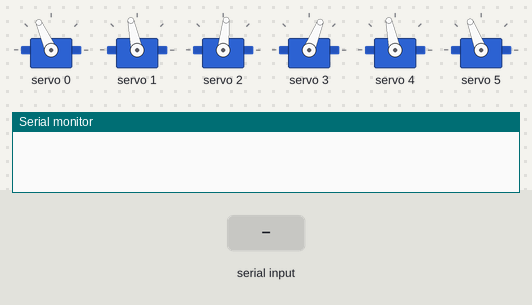
Recording of a sketch running on a simulated Arduino Uno, built with avr-gcc and run on an emulated ATmega328P. On the bench: 6 × servo, the last lines printed to the serial monitor. Inputs (shaded band) come from the test bench. Random numbers use the default seed unless the sketch sets one.

Above: at 1.2 s.
1.3 s: "M 90 45\n" received over Serial
At 3.1 s:
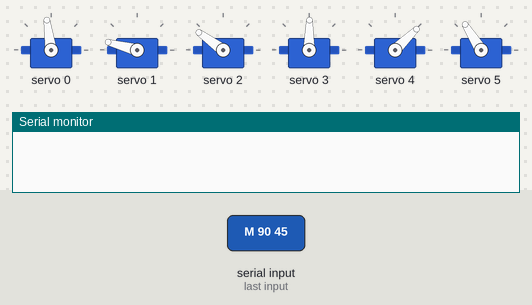
4.3 s: "M 90 45\n" received over Serial
At 5.0 s:
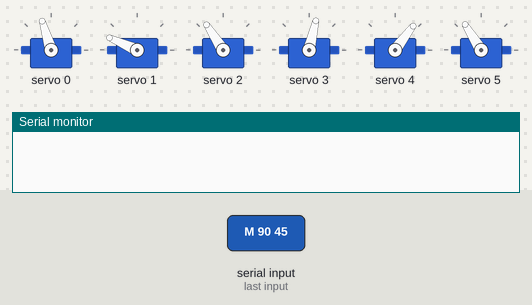
7.3 s: "D\n" received over Serial
At 9.5 s:
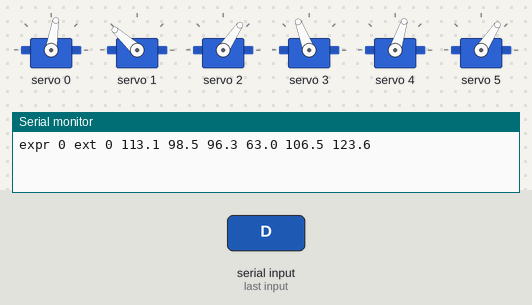
Timing chart, 0 to 28.1 s (numbered marks = the images above; inputs shaded):
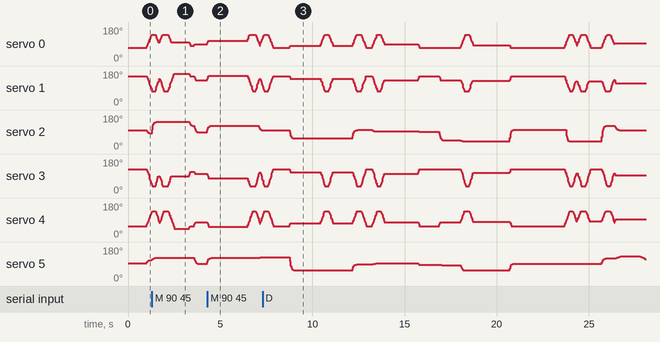

The sketch:

OjosAnimados.ino
```cpp
// Ojos animados con PCA9685: miran a lugares al azar, parpadean y hacen expresiones.
// Los valores de calibración vienen de calibracion.md.
// Órdenes por serie (115200), una por línea:
//   M x y   fija la mirada, x e y en -100..100
//           (x: -100 su derecha, +100 su izquierda; y: -100 abajo, +100 arriba).
//           Si deja de recibirlas por 1,5 s vuelve a mirar al azar.
//   E n     hace la expresión n (1..14, ver lista Expresion; 12 = un parpadeo); E 0 corta la actual
#include <Wire.h>
#include <Adafruit_PWMServoDriver.h>

Adafruit_PWMServoDriver pwm(0x40);

const int PULSO_MIN = 600;   // µs a 0°
const int PULSO_MAX = 2400;  // µs a 180°

// Canales
const uint8_t INF_DER = 0, SUP_DER = 1, OJOS_Y = 2, INF_IZQ = 3, SUP_IZQ = 4, OJOS_X = 5;   // 3 y 4 cruzados al rearmar

// Párpados: ángulo abierto y cerrado
// Párpados superiores en espejo: el derecho (canal 1) tiene su centro real en 115° y el izquierdo
// (canal 4) en 90°; los dos abren 50° y cierran 45° desde su centro (recalibrado nov 2026)
const float ABIERTO[6] = {55, 165, 0, 140, 40, 0};   // inferiores: 10° menos que el tope, para no forzar al abrir
const float CERRADO[6] = {138, 70, 0, 30, 135, 0};

// Ojos: centro y extremos
const float X_DER = 40, X_CENTRO = 90, X_IZQ = 130;   // canal 5
const float Y_ABAJO = 0, Y_CENTRO = 95, Y_ARRIBA = 180;  // canal 2 (centro recalibrado nov 2026: mira derecho)

// Cuánto se alejan los ojos del centro en uso normal (1 = hasta el tope)
const float ALCANCE_X = 0.85;
const float ALCANCE_Y = 0.7;

// Apertura normal de los párpados (1 = abiertos del todo, se reserva para la sorpresa)
const float APERTURA_NORMAL = 0.85;

// Apertura máxima de los párpados cuando los ojos están en el extremo
// (para que no choquen): superiores a 90° mirando abajo, inferiores a 110°/70° mirando arriba
const float APERTURA_SUP_ABAJO = 0.33;
const float APERTURA_INF_ARRIBA = 0.13;

// Suavizado por paso de 20 ms (más alto = más rápido)
const float VEL_OJOS = 0.30;
const float VEL_PARPADOS = 0.55;
// Los párpados avanzan en "apertura" (0 cerrado, 1 abierto), todos a la misma velocidad: así los
// dos ojos cierran y abren juntos aunque cada servo recorra un ángulo distinto. 0,06 por paso de
// 20 ms = ~330 ms de abierto a cerrado, lo que alcanza a hacer el servo más lento (con 0,09,
// ~220 ms, el párpado superior izquierdo casi no se movía).
const float PASO_PARPADO = 0.06;

float actual[6], objetivo[6];

// Mirada: -1..1. x: -1 su derecha, +1 su izquierda. y: -1 abajo, +1 arriba
float miradaX = 0, miradaY = 0;
float apertura = APERTURA_NORMAL;  // 1 abierto, 0 cerrado (sin contar el parpadeo)

// Parpadeo
enum EstadoParpadeo { NADA, CERRANDO, CERRADO_ESPERA, ABRIENDO };
EstadoParpadeo parpadeo = NADA;
unsigned long tParpadeo = 0, proximoParpadeo = 0, proximaMirada = 0;
bool parpadeoDoble = false;

// Expresiones
enum Expresion { NINGUNA, SORPRESA, SUENO, ENOJO, SOSPECHA, GUINO, CURIOSO, FELIZ, RODAR, ALREDEDOR,
                 PENSAR, TRISTE, PARPADEO, CONFUNDIDO, NERVIOSO, DORMIDO, DESPIERTA, NUM_EXPRESIONES };
const unsigned long DURACION[NUM_EXPRESIONES] = {0, 2000, 6500, 3500, 4500, 700, 3000, 2500, 1800, 2600,
                                                 8000, 3500, 0, 3500, 3000, 1, 2000};  // DORMIDO no termina solo

// Las que no se eligen solas al azar: pensar depende de la conversación y parpadeo es una orden
bool soloAPedido(Expresion e) { return e == PENSAR || e == PARPADEO || e == DORMIDO || e == DESPIERTA; }
Expresion expresion = NINGUNA;
unsigned long tExpresion = 0, proximaExpresion = 0;
int8_t lado = 1;  // +1 ojo derecho / -1 ojo izquierdo, para guiño y curioso

// Mirada controlada desde el computador
const unsigned long TIEMPO_SIN_ORDENES = 1500;
unsigned long ultimaOrden = 0;
unsigned long ultimoMensaje = 0;   // cualquier orden del computador (para salir de DORMIDO si se cierra)
bool controlExterno = false;
char linea[24];
uint8_t largoLinea = 0;

void escribir(uint8_t canal, float angulo) {
  angulo = constrain(angulo, -10, 190);   // 500–2500 µs: los SG90 aguantan un poco más que 0–180°
  pwm.writeMicroseconds(canal, PULSO_MIN + (PULSO_MAX - PULSO_MIN) * angulo / 180.0);
}

float mezclar(float a, float b, float t) { return a + (b - a) * t; }

// 0 antes de t0, 1 después de t1, lineal entremedio
float rampa(unsigned long t, unsigned long t0, unsigned long t1) {
  if (t <= t0) return 0;
  if (t >= t1) return 1;
  return float(t - t0) / (t1 - t0);
}

float anguloParpado(uint8_t canal, float apert) {
  return mezclar(CERRADO[canal], ABIERTO[canal], constrain(apert, 0, 1));
}

void iniciarExpresion(Expresion e, unsigned long ahora) {
  if (e == PARPADEO) {  // no es una expresión que dure: solo un parpadeo ahora
    if (parpadeo == NADA) iniciarParpadeo(ahora);
    return;
  }
  expresion = e;
  tExpresion = ahora;
  lado = random(2) ? 1 : -1;
}

void programarExpresion(unsigned long ahora) {
  proximaExpresion = ahora + (controlExterno ? random(15000, 35000) : random(8000, 20000));
}

void iniciarParpadeo(unsigned long ahora) {
  parpadeo = CERRANDO;
  tParpadeo = ahora;
  parpadeoDoble = random(100) < 15;
}

void nuevaMirada(unsigned long ahora) {
  if (random(100) < 30) {
    // A veces vuelve al frente
    miradaX = random(-15, 16) / 100.0;
    miradaY = random(-10, 11) / 100.0;
  } else {
    miradaX = random(-100, 101) / 100.0 * ALCANCE_X;
    miradaY = random(-100, 101) / 100.0 * ALCANCE_Y;
  }
  // De vez en cuando entrecierra los ojos
  apertura = random(100) < 15 ? random(45, 75) / 100.0 : APERTURA_NORMAL;
  // Muchas veces parpadea al cambiar de mirada, como las personas
  if (random(100) < 35 && parpadeo == NADA) iniciarParpadeo(ahora);
  proximaMirada = ahora + random(600, 3500);
}

float actualizarParpadeo(unsigned long ahora) {
  unsigned long t = ahora - tParpadeo;
  switch (parpadeo) {
    case CERRANDO:
      if (t > 340) { parpadeo = CERRADO_ESPERA; tParpadeo = ahora; }   // alcanza a cerrar del todo (ver PASO_PARPADO)
      return 0;
    case CERRADO_ESPERA:
      if (t > 60) { parpadeo = ABRIENDO; tParpadeo = ahora; }
      return 0;
    case ABRIENDO:
      if (t > 240) {
        if (parpadeoDoble) { parpadeoDoble = false; parpadeo = CERRANDO; tParpadeo = ahora; return 0; }
        parpadeo = NADA;
        proximoParpadeo = ahora + random(2000, 6000);
      }
      return 1;
    default:
      // Durante el guiño y el sueño no parpadea solo
      if (ahora >= proximoParpadeo && expresion != GUINO && expresion != SUENO && expresion != DORMIDO &&
          expresion != DESPIERTA) iniciarParpadeo(ahora);
      return 1;
  }
}

void leerSerie(unsigned long ahora) {
  while (Serial.available()) {
    char c = Serial.read();
    if (c == '\n' || c == '\r') {
      linea[largoLinea] = 0;
      if (largoLinea > 0) ultimoMensaje = ahora;
      int x, y;
      if (largoLinea > 0 && sscanf(linea, "M %d %d", &x, &y) == 2) {
        float nx = constrain(x, -100, 100) / 100.0;
        float ny = constrain(y, -100, 100) / 100.0;
        if (!controlExterno) {
          // Apareció alguien: se alegra o se sorprende
          if (expresion == NINGUNA) iniciarExpresion(random(100) < 60 ? FELIZ : SORPRESA, ahora);
          programarExpresion(ahora);
        } else if (abs(nx - miradaX) + abs(ny - miradaY) > 0.8) {
          // Un salto grande de mirada provoca a veces un parpadeo
          if (random(100) < 40 && parpadeo == NADA) iniciarParpadeo(ahora);
        }
        miradaX = nx * ALCANCE_X;
        miradaY = ny * ALCANCE_Y;
        apertura = APERTURA_NORMAL;
        controlExterno = true;
        ultimaOrden = ahora;
      } else if (largoLinea == 1 && linea[0] == 'D') {   // diagnóstico: ángulos actuales
        Serial.print(F("expr ")); Serial.print(expresion); Serial.print(F(" ext ")); Serial.print(controlExterno);
        for (uint8_t i = 0; i < 6; i++) { Serial.print(' '); Serial.print(actual[i], 1); }
        Serial.println();
      } else if (largoLinea > 0 && sscanf(linea, "E %d", &x) == 1 && x >= 0 && x < NUM_EXPRESIONES) {
        if (x == NINGUNA) {
          expresion = NINGUNA;
          programarExpresion(ahora);
        } else {
          iniciarExpresion((Expresion)x, ahora);
        }
      }
      largoLinea = 0;
    } else if (largoLinea < sizeof(linea) - 1) {
      linea[largoLinea++] = c;
    }
  }
  if (controlExterno && ahora - ultimaOrden > TIEMPO_SIN_ORDENES) {
    controlExterno = false;
    proximaMirada = ahora;
  }
}

void calcularObjetivos(unsigned long ahora, float factorParpadeo) {
  float gx = miradaX, gy = miradaY;
  float supD = apertura, supI = apertura, infD = apertura, infI = apertura;
  float velOjos = VEL_OJOS;

  if (expresion != NINGUNA) {
    unsigned long t = ahora - tExpresion;
    float p = float(t) / DURACION[expresion];
    switch (expresion) {
      case DESPIERTA: {  // abre despacio y adormilado, parpadea, y abre bien mirando a la persona
        float a;
        if (t < 700) a = 0.45 * rampa(t, 0, 700);
        else if (t < 950) a = 0.45 * (1 - rampa(t, 700, 950));
        else a = mezclar(0, 1, rampa(t, 950, 1400));
        supD = supI = infD = infI = a;
        gx = miradaX;
        gy = t < 950 ? mezclar(-0.25, miradaY, rampa(t, 0, 950)) : miradaY;
        velOjos = t < 950 ? 0.06 : VEL_OJOS;
        break;
      }
      case DORMIDO: {  // ojos cerrados, mirando un poco abajo, con un leve movimiento de sueño
        supD = supI = infD = infI = 0;
        gy = -0.25;
        gx = 0.12 * sin(t / 2300.0);
        velOjos = 0.03;
        break;
      }
      case SORPRESA:  // abre todo y mira un poco hacia arriba
        supD = supI = infD = infI = 1;
        gy = min(1.0f, miradaY + 0.25f);
        break;
      case SUENO: {   // los párpados caen despacio, cabecea y despierta de golpe
        float caida = rampa(t, 0, 3500);
        supD = supI = mezclar(apertura, 0.12, caida);
        gy = mezclar(miradaY, -0.35, caida);
        velOjos = 0.08;
        if (t > 4800) { supD = supI = infD = infI = 1; gy = 0.1; velOjos = VEL_OJOS; }
        break;
      }
      case ENOJO:     // entrecierra arriba y abajo
        supD = supI = 0.38;
        infD = infI = 0.5;
        break;
      case SOSPECHA:  // entrecierra y mira de lado a lado despacio, alrededor de donde miraba
        supD = supI = 0.45;
        infD = infI = 0.55;
        gx = miradaX + (controlExterno ? 0.3 : 0.7) * sin(TWO_PI * t / 3000.0);
        gy = controlExterno ? miradaY : 0;
        velOjos = 0.15;
        break;
      case GUINO:     // cierra un solo ojo
        if (t > 100 && t < 400) {
          if (lado > 0) supD = infD = 0; else supI = infI = 0;
        }
        break;
      case CURIOSO:   // un ojo entrecerrado y la mirada un poco de lado
        if (lado > 0) { supD = 0.45; infD = 0.6; supI = infI = 1; }
        else          { supI = 0.45; infI = 0.6; supD = infD = 1; }
        // Si está mirando a alguien, no le quita la mirada: solo la corre un poco
        gx = controlExterno ? miradaX - 0.12 * lado : -0.4 * lado;
        gy = controlExterno ? miradaY + 0.1 : 0.15;
        break;
      case FELIZ:     // suben los párpados inferiores, como ojos sonrientes
        supD = supI = 0.9;
        infD = infI = 0.4;
        break;
      case RODAR: {   // da una vuelta con los ojos
        float radio = min(1.0f, min(p / 0.15f, (1 - p) / 0.15f));
        float a = TWO_PI * p;
        gx = 0.85 * radio * cos(a) * lado;
        gy = 0.75 * radio * sin(a);
        supD = supI = 0.75;
        break;
      }
      case ALREDEDOR: // mira rápido a un lado y al otro
        gx = t < 700 ? -0.8 : (t < 1500 ? 0.8 : 0);
        gy = 0;
        velOjos = 0.35;
        break;
      case PENSAR:    // mira hacia arriba y a un lado, con los ojos algo entrecerrados
        gx = 0.45 * lado;
        gy = 0.55;
        supD = supI = 0.75;
        velOjos = 0.12;
        break;
      case TRISTE:    // mirada baja y párpados caídos
        gy = controlExterno ? miradaY - 0.3 : -0.45;
        gx = controlExterno ? miradaX : miradaX * 0.3;
        supD = supI = 0.45;
        velOjos = 0.08;
        break;
      case CONFUNDIDO: {  // un párpado arriba y el otro abajo; la mirada duda, con pausas
        const float dudas[4] = {-0.22, 0.18, -0.08, 0.14};
        gx = miradaX + dudas[(t / 700) % 4] * lado;
        gy = miradaY + 0.1;
        if (lado > 0) { supD = 1.0; supI = 0.45; infI = 0.7; }
        else          { supI = 1.0; supD = 0.45; infD = 0.7; }
        velOjos = 0.2;
        break;
      }
      case NERVIOSO:   // miradas rápidas de un lado a otro, párpados temblando un poco y parpadeos
        gx = miradaX + ((t / 330) % 2 ? 0.32 : -0.32) * lado;
        gy = miradaY + ((t / 990) % 2 ? 0.08 : -0.04);
        supD = supI = 0.8 + 0.05 * sin(TWO_PI * t / 160.0);  // temblor chico, seguro para los servos
        velOjos = 0.45;
        if (t % 1100 < 20 && parpadeo == NADA) iniciarParpadeo(ahora);
        break;
      default:
        break;
    }
    // Dormido sigue mientras el computador lo pida (seguir.py repite la orden cada 10 s); si se
    // cerró el programa, despierta solo a los 15 s y vuelve a animarse por su cuenta
    if (expresion == DORMIDO && ahora - ultimoMensaje > 15000) {
      expresion = NINGUNA;
      programarExpresion(ahora);
    }
    if (expresion != DORMIDO && expresion != NINGUNA && t >= DURACION[expresion]) {
      expresion = NINGUNA;
      programarExpresion(ahora);
      proximaMirada = ahora + 300;
    }
  }

  gx = constrain(gx, -1, 1);
  gy = constrain(gy, -1, 1);
  objetivo[OJOS_X] = gx < 0 ? mezclar(X_CENTRO, X_DER, -gx) : mezclar(X_CENTRO, X_IZQ, gx);
  objetivo[OJOS_Y] = gy < 0 ? mezclar(Y_CENTRO, Y_ABAJO, -gy) : mezclar(Y_CENTRO, Y_ARRIBA, gy);

  // Los párpados acompañan la mirada para no chocar con los ojos
  float maxSup = gy < 0 ? mezclar(1, APERTURA_SUP_ABAJO, -gy) : 1;
  float maxInf = gy > 0 ? mezclar(1, APERTURA_INF_ARRIBA, gy) : 1;

  objetivo[SUP_DER] = anguloParpado(SUP_DER, min(supD, maxSup) * factorParpadeo);
  objetivo[SUP_IZQ] = anguloParpado(SUP_IZQ, min(supI, maxSup) * factorParpadeo);
  objetivo[INF_DER] = anguloParpado(INF_DER, min(infD, maxInf) * factorParpadeo);
  objetivo[INF_IZQ] = anguloParpado(INF_IZQ, min(infI, maxInf) * factorParpadeo);

  // La velocidad de los ojos depende de la expresión
  actual[OJOS_X] += (objetivo[OJOS_X] - actual[OJOS_X]) * velOjos;
  actual[OJOS_Y] += (objetivo[OJOS_Y] - actual[OJOS_Y]) * velOjos;
}

void setup() {
  Serial.begin(115200);
  Wire.begin();
  pwm.begin();
  pwm.setOscillatorFrequency(27000000);
  pwm.setPWMFreq(50);
  randomSeed(analogRead(A0));

  calcularObjetivos(millis(), 1);
  for (uint8_t i = 0; i < 6; i++) {
    actual[i] = objetivo[i];
    escribir(i, actual[i]);
  }
  proximoParpadeo = millis() + 1500;
  proximaMirada = millis() + 1000;
  programarExpresion(millis());
}

void loop() {
  static unsigned long ultimoPaso = 0;
  unsigned long ahora = millis();
  leerSerie(ahora);
  if (ahora - ultimoPaso < 20) return;
  ultimoPaso = ahora;

  if (expresion == NINGUNA && ahora >= proximaExpresion) {
    Expresion e;
    do { e = (Expresion)random(1, NUM_EXPRESIONES); } while (soloAPedido(e));
    iniciarExpresion(e, ahora);
  }
  if (!controlExterno && expresion == NINGUNA && ahora >= proximaMirada) nuevaMirada(ahora);
  calcularObjetivos(ahora, actualizarParpadeo(ahora));

  for (uint8_t i = 0; i < 6; i++) {
    if (i != OJOS_X && i != OJOS_Y) {
      float rango = ABIERTO[i] - CERRADO[i];
      float ap = (actual[i] - CERRADO[i]) / rango, apObj = (objetivo[i] - CERRADO[i]) / rango;
      ap += constrain(apObj - ap, -PASO_PARPADO, PASO_PARPADO);
      actual[i] = CERRADO[i] + rango * ap;
    }
    escribir(i, actual[i]);
  }
}
```
